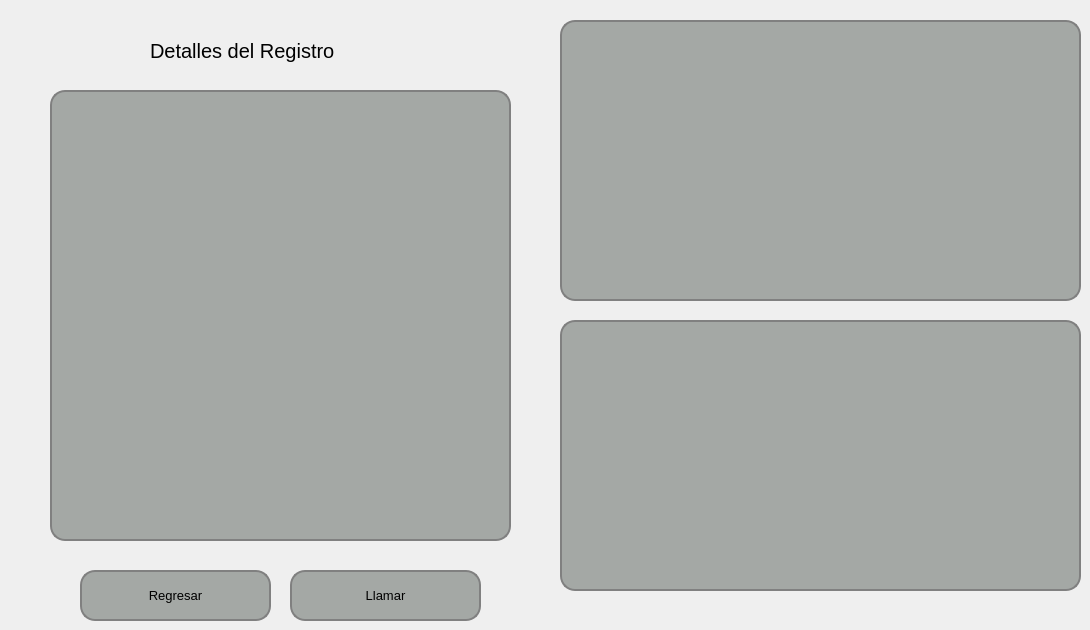
   <widget class="QWidget" name="pageDetallesVisitante">
    <widget class="QLabel" name="label_63">
     <property name="geometry">
      <rect>
       <x>150</x>
       <y>30</y>
       <width>231</width>
       <height>41</height>
      </rect>
     </property>
     <property name="font">
      <font>
       <pointsize>15</pointsize>
      </font>
     </property>
     <property name="text">
      <string>Detalles del Registro</string>
     </property>
    </widget>
    <widget class="QPushButton" name="pushButtonRegresarVisitante">
     <property name="geometry">
      <rect>
       <x>80</x>
       <y>570</y>
       <width>191</width>
       <height>51</height>
      </rect>
     </property>
     <property name="font">
      <font>
       <pointsize>10</pointsize>
      </font>
     </property>
     <property name="styleSheet">
      <string notr="true">QPushButton {
    background-color: #a4a8a5; /* Color del botón */
    border-radius: 15px;       /* Borde redondeado, ajusta el valor para más curvatura */
    border: 2px solid #808080; /* Opcional: agrega un borde de color gris */
}

QPushButton:hover {
    background-color: #b0b5b0; /* Color al pasar el mouse */
}

QPushButton:pressed {
    background-color: #8f938f; /* Color al hacer clic */
}
</string>
     </property>
     <property name="text">
      <string>Regresar</string>
     </property>
    </widget>
    <widget class="QTableWidget" name="tableWidgetDetallesVisitante">
     <property name="geometry">
      <rect>
       <x>50</x>
       <y>90</y>
       <width>461</width>
       <height>451</height>
      </rect>
     </property>
     <property name="styleSheet">
      <string notr="true">   background-color: #a4a8a5; /* Color del botón */
    border-radius: 15px;       /* Borde redondeado, ajusta el valor para más curvatura */
    border: 2px solid #808080; /* Opcional: agrega un borde de color gris */</string>
     </property>
    </widget>
    <widget class="QLabel" name="labelFotoDelanteraVisitante">
     <property name="geometry">
      <rect>
       <x>560</x>
       <y>20</y>
       <width>521</width>
       <height>281</height>
      </rect>
     </property>
     <property name="styleSheet">
      <string notr="true">    background-color: #a4a8a5; /* Color del botón */
    border-radius: 15px;       /* Borde redondeado, ajusta el valor para más curvatura */
    border: 2px solid #808080; /* Opcional: agrega un borde de color gris */</string>
     </property>
     <property name="frameShape">
      <enum>QFrame::Box</enum>
     </property>
     <property name="text">
      <string/>
     </property>
    </widget>
    <widget class="QLabel" name="labelFotoTraseraVisitante">
     <property name="geometry">
      <rect>
       <x>560</x>
       <y>320</y>
       <width>521</width>
       <height>271</height>
      </rect>
     </property>
     <property name="styleSheet">
      <string notr="true">    background-color: #a4a8a5; /* Color del botón */
    border-radius: 15px;       /* Borde redondeado, ajusta el valor para más curvatura */
    border: 2px solid #808080; /* Opcional: agrega un borde de color gris */</string>
     </property>
     <property name="frameShape">
      <enum>QFrame::Box</enum>
     </property>
     <property name="text">
      <string/>
     </property>
    </widget>
    <widget class="QPushButton" name="pushButtonLlamarVisitante">
     <property name="geometry">
      <rect>
       <x>290</x>
       <y>570</y>
       <width>191</width>
       <height>51</height>
      </rect>
     </property>
     <property name="font">
      <font>
       <pointsize>10</pointsize>
      </font>
     </property>
     <property name="styleSheet">
      <string notr="true">QPushButton {
    background-color: #a4a8a5; /* Color del botón */
    border-radius: 15px;       /* Borde redondeado, ajusta el valor para más curvatura */
    border: 2px solid #808080; /* Opcional: agrega un borde de color gris */
}

QPushButton:hover {
    background-color: #b0b5b0; /* Color al pasar el mouse */
}

QPushButton:pressed {
    background-color: #8f938f; /* Color al hacer clic */
}
</string>
     </property>
     <property name="text">
      <string>Llamar</string>
     </property>
    </widget>
   </widget>
